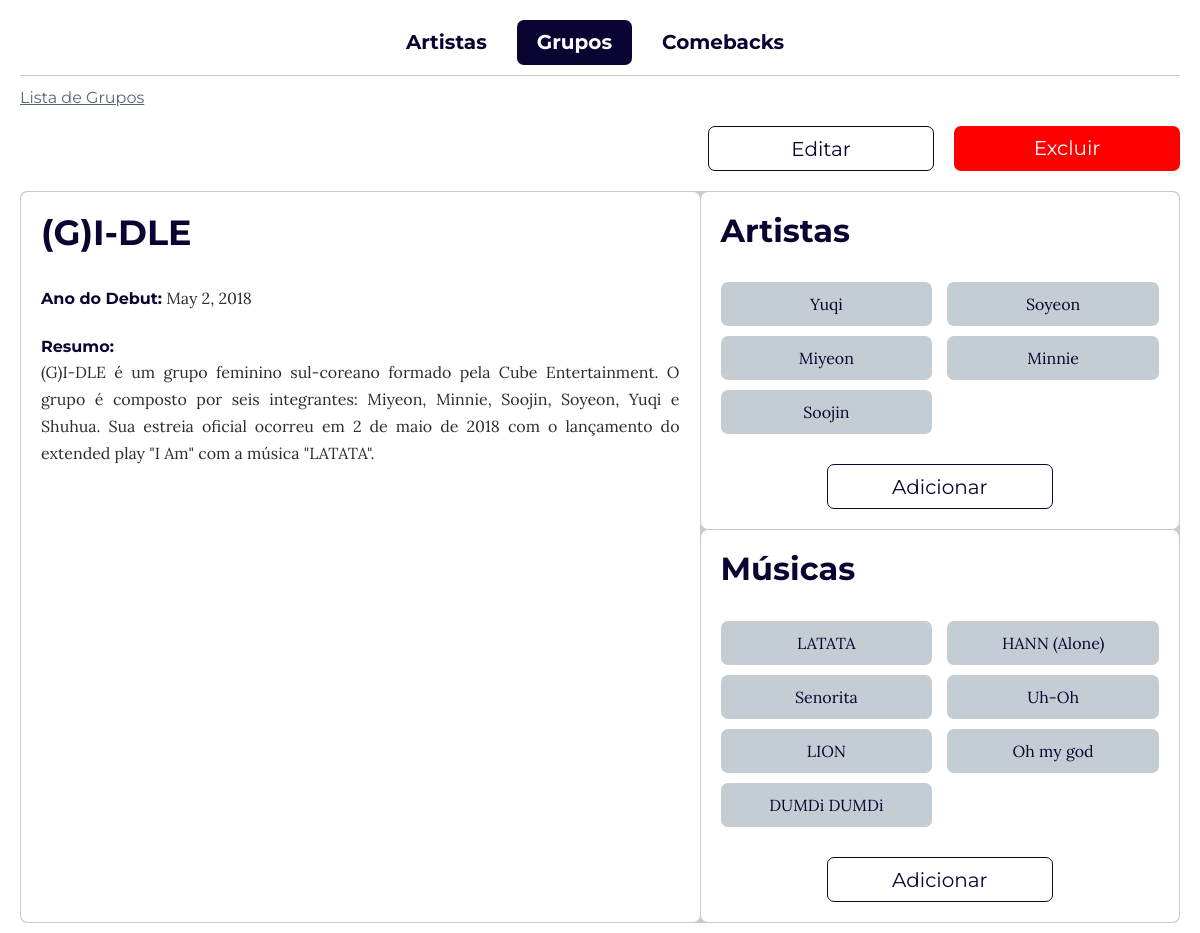
The app's page /visualizarGrupo/1, older data.
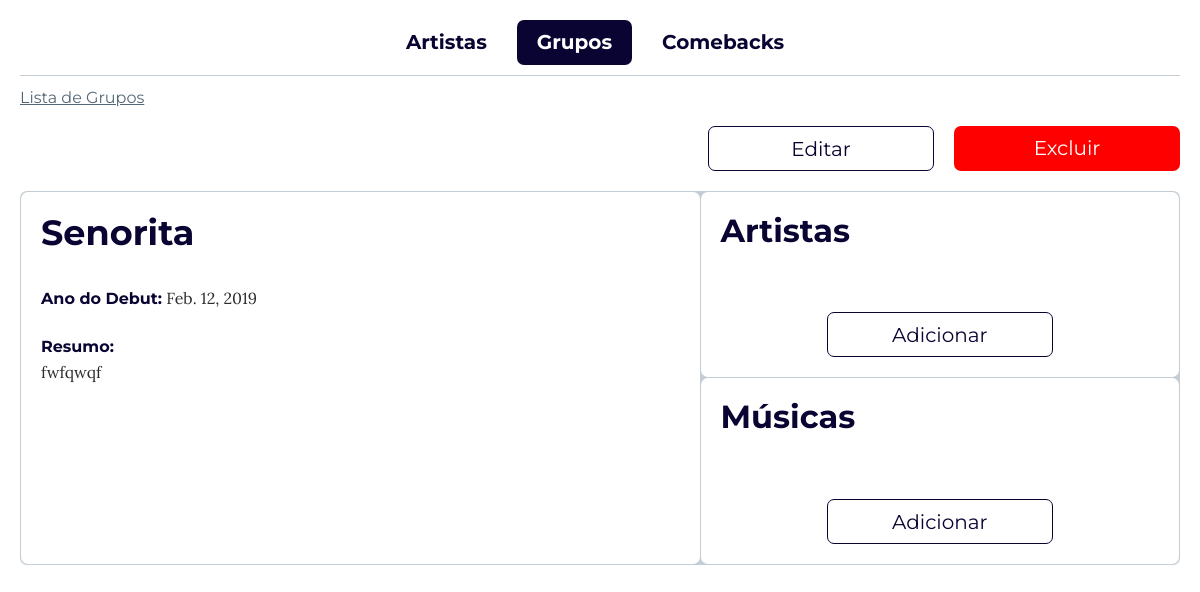
The same page, newer data.
### grupos/models.py (models this page shows, shortened)
class Grupo(models.Model):
    nome = models.CharField("Nome do Grupo", max_length=100, unique=True)
    debut = models.DateField("Debut do Grupo")
    resumo = models.TextField("Resumo do Grupo")

class Artista(models.Model):
    nome = models.CharField("Nome do Artista", max_length=100, unique=True)
    grupo = models.ForeignKey(Grupo, verbose_name="Grupo do Artista", on_delete=models.CASCADE)
    idade = models.PositiveIntegerField("Idade do Artista")
    GENDER_CHOICES = ((u'M', u'Masculino'),
                      (u'F', u'Feminino'),)
    genero = models.CharField(max_length=2, verbose_name="Gênero do Artista", choices=GENDER_CHOICES)
    pais = models.CharField("País do Artista", max_length=100)

class Comeback(models.Model):
    nome = models.CharField("Nome da Música", max_length = 100, unique=True)
    grupo = models.ForeignKey(Grupo, verbose_name="Grupo do Música", on_delete=models.CASCADE)
    data = models.DateField("Data do Música")
    views = models.PositiveIntegerField("Número de Views")
    likes = models.PositiveIntegerField("Número de Likes")
    deslikes = models.PositiveIntegerField("Número de Deslikes")

### grupos/views.py (the view)
# urls.py: path('visualizarGrupo/<int:id>', visualizarGrupo),
def visualizarGrupo(request, id=None):
    grupo = get_object_or_404(Grupo, id=id)
    artistas = Artista.objects.all().order_by('-id')
    comebacks = Comeback.objects.all().order_by('-id')
    return render(request, "grupos/visualizarGrupo.html", {'grupo':grupo, 'artistas':artistas, 'comebacks':comebacks})

### templates/grupos/visualizarGrupo.html (shortened to what this page needs)
{% extends 'base.html' %}
{% block content %}
<li class="divVoltar"><a class="botaoVoltar" href="/grupos">Lista de Grupos</a></li>
<div class="divBotoesVisualizar">
    <div class="botoesVisualizar">
        <a class="opcaoEditarVisualizar" href="/editarGrupo/{{ grupo.id }}">Editar</a>
        <a class="opcaoExcluirVisualizar" href="/excluirGrupo/{{ grupo.id }}">Excluir</a>
    </div>
</div>
<section class="sectionVisualizar">
    <div class="divVisualizar">
        <div class="grupoInformacoesVisualizar">
            <h1><strong> {{ grupo.nome}} </strong></h1><br>
            <strong> Ano do Debut:</strong> <span class="spanDataDebut"> {{ grupo.debut }} </span><br><br>
            <strong> Resumo:</strong><p> {{ grupo.resumo }} </p>
        </div>
        <div class="grupoVisualizarObjetos">
            <div class="grupoVisualizarObjetoArtistas">
                <h2><strong>Artistas</strong></h2><br>
                <div class="gridObjetosGrupo">
                    {% for artista in grupo.artista_set.all %}
                        <a  href="/visualizarArtista/{{ artista.id }}"> {{ artista.nome }} </a>
                    {% endfor %}
                </div>
                <a class="botaoAdicionar" href="/criarArtista/{{ grupo.id }}"> Adicionar </a>
            </div>
            <div class="grupoVisualizarObjetoComebacks">
                <h2><strong>Músicas</strong></h2><br>
                <div class="gridObjetosGrupo">
                    {% for comeback in grupo.comeback_set.all %}
                        <a href="/visualizarComeback/{{ comeback.id }}"> {{ comeback.nome }} </a>
                    {% endfor %}
                </div>
                <a class="botaoAdicionar" href="/criarComeback/{{ grupo.id }}"> Adicionar </a>
            </div>
        </div>
    </div>
</section>
{% endblock content %}

### templates/base.html (shortened to what this page needs)
<!DOCTYPE html>
{% load static %}
<html lang="pt">
<head>
    <link rel="stylesheet" href="{% static 'css/bootstrap.min.css' %}">
    <link rel="stylesheet" href="{% static 'css/styleBase.css' %}">
    <link rel="stylesheet" href="{% static 'css/styleVisualizar.css' %}">
    <link rel="stylesheet" href="{% static 'css/styleListar.css' %}">
    <link rel="stylesheet" href="{% static 'css/styleCriar.css' %}">
    <link rel="stylesheet" href="{% static 'css/styleEditar.css' %}">
    <link rel="stylesheet" href="{% static 'css/styleExcluir.css' %}">
</head>
<body>
    <nav class="divNavBar">
        <label for="menu-hamburger">
            <div class="divMenuOpcoes">
                <div class ="menuOpcoes">
                    <a class="menuOpcaoSecundario" href="/artistas">Artistas</a>
                    <a class="menuOpcaoPrincipal" href="/">Grupos</a>
                    <a class="menuOpcaoSecundario" href="/comebacks">Comebacks</a>
                </div>
            </div>
        </label>
    </nav>
    {% block content %}
    {% endblock content %}
</body>
</html>

### static/css/styleBase.css (style rules this page uses)
body, ul, li, p { list-style: none; }
body { color: #090431; background-color: #ffffff; font-size: 16px; font-family: 'Montserrat', sans-serif; }
h1 { font-size: 35px; }
.divNavBar { top: 0; max-width: 1250px; width: 100%; margin: auto; display: flex; }
.divNavBar > label { margin: auto; width: 100%; margin: 10px 20px 0; border-bottom: 1px solid #c4cdd4; }
.divMenuOpcoes { display: flex; flex-wrap: wrap; width: 100%; }
.menuOpcoes { margin: auto; width: auto; display: flex; flex-wrap: wrap; margin-bottom: 10px; margin-top: 10px; }
.menuOpcoes > a { height: 45px; padding: 7px 20px 0 20px; margin-right: 10px; font-weight: bold; border-radius: 7px; font-size: 20px; text-align: center; }
.menuOpcaoPrincipal { color: #ffffff; background-color: #090431; }
.menuOpcaoSecundario { color: #090431; background-color: #ffffff; }
.divVoltar { max-width: 1250px; width: 100%; margin: 10px auto; padding: 0px 20px; height: 30px; }
.botaoVoltar { color: #566876; text-decoration: none; text-decoration: underline; }

### static/css/styleVisualizar.css (style rules this page uses)
.divBotoesVisualizar { max-width: 1250px; width: 100%; margin: auto; padding: 0px 20px; display: flex; justify-content: right; }
.botoesVisualizar { width: auto; height: auto; display: flex; }
.opcaoEditarVisualizar { width: 226px; height: 45px; padding-top: 7px; margin-right: 20px; text-align: center; font-size: 20px; border-radius: 7px; color: #090431; border: 1px solid #090431; }
.opcaoExcluirVisualizar { width: 226px; height: 45px; padding-top: 7px; text-align: center; font-size: 20px; border-radius: 7px; color: #ffffff; background-color: #ff0000; }
.sectionVisualizar { max-width: 1250px; width: 100%; margin: auto; height: auto; padding: 10px 20px; display: flex; flex-wrap: wrap; }
.divVisualizar { width: 100%; padding: 1px; margin-top: 10px; display: flex; flex-wrap: wrap; border-radius: 7px; background-color: #c4cdd4; }
.grupoInformacoesVisualizar { flex: 1 1 200px; border-radius: 7px; padding: 20px; color: #090431; background-color: #ffffff; }
.grupoInformacoesVisualizar > p { height: auto; text-align: justify; line-height: 27px; font-family: 'Lora', serif; color: #2c2c2c; }
.spanDataDebut { font-family: 'Lora', serif; color: #2c2c2c; }
.grupoVisualizarObjetos { margin-left: 1px; flex: 1; flex-direction: column; border-radius: 7px; color: #090431; }
.grupoVisualizarObjetoArtistas { flex: 1; margin-bottom: 1px; padding: 20px; border-radius: 7px; background-color: #ffffff; }
.grupoVisualizarObjetoComebacks { width: 100%; border-radius: 7px; padding: 20px; background-color: #ffffff; }
.botaoAdicionar { display: block; width: 226px; margin: auto; padding-top: 7px; margin-top: 30px; height: 45px; font-size: 20px; border-radius: 7px; text-align: center; text-decoration: none; color: #090431; border: 1px solid #090431; }

Row changes from the older to the newer data that the page shows:
removed Artista: nome "Yuqi"
removed Artista: nome "Soyeon"
removed Artista: nome "Miyeon"
removed Artista: nome "Minnie"
removed Artista: nome "Soojin"
removed Comeback: nome "LATATA"
removed Comeback: nome "HANN (Alone)"
removed Comeback: nome "Senorita"
removed Comeback: nome "Uh-Oh"
removed Comeback: nome "LION"
removed Comeback: nome "Oh my god"
removed Comeback: nome "DUMDi DUMDi"
changed Grupo: nome "(G)I-DLE" → "Senorita"; debut "May 2, 2018" → "Feb. 12, 2019"; resumo "(G)I-DLE é um grupo feminino sul-coreano formado pela Cube Entertainment. O grupo é composto por seis integrantes: Miyeon, Minnie, Soojin, Soyeon, Yuqi e Shuhua. Sua estreia oficial ocorreu em 2 de maio de 2018 com o lançamento do extended play \"I Am\" com a música \"LATATA\"." → "fwfqwqf"
